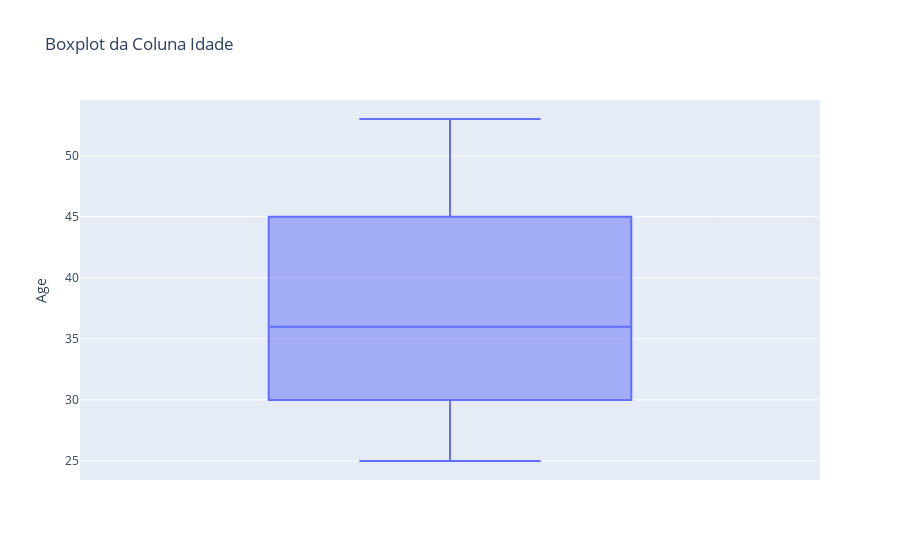

The notebook cell this image was saved under:
### Markdown cell above
**B) Verifique se temos colunas com dados faltantes.
Caso existam colunas com dados faltantes faça o tratamento desses dados, excluindo ou substituindo esses valores. Justifique sua escolha.**

### Code cell
# Analisando se há outliers na coluna idade antes de fazer o tratamento

fig = px.box(df, y='Age', title='Boxplot da Coluna Idade')
fig.show()

### Figure 1 — Plotly figure (JSON) as saved in the notebook; plotly's stock layout.template omitted (floating-point values rounded to 4 significant figures; data arrays with more than 128 entries replaced by an {"elided": "..."} marker saying what was removed)
{"data": [{"alignmentgroup": "True", "hovertemplate": "Age=%{y}<extra></extra>", "legendgroup": "", "marker": {"color": "#636efa"}, "name": "", "notched": false, "offsetgroup": "", "orientation": "v", "showlegend": false, "type": "box", "x0": " ", "xaxis": "x", "y": {"elided": "164 int values"}, "y0": " ", "yaxis": "y"}], "layout": {"boxmode": "group", "legend": {"tracegroupgap": 0}, "title": {"text": "Boxplot da Coluna Idade"}, "xaxis": {"anchor": "y", "domain": [0, 1]}, "yaxis": {"anchor": "x", "domain": [0, 1], "title": {"text": "Age"}}}}
